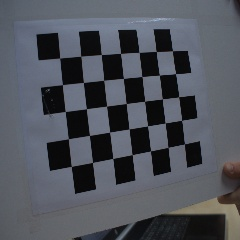
#> input picture chessboard0.jpg, 240 x 240 px
$ python -i camera_test.py   (imports and definitions only)
#> lines starting #> are read from the running program, lines starting #| are printed output that depends on the picture
#> further down, picture is the input picture: shape (240, 240, 3); mean B, G, R 91.1, 83.1, 79.5
from ximea import xiapi
import cv2
import numpy as np


# termination criteria
criteria = (cv2.TERM_CRITERIA_EPS + cv2.TERM_CRITERIA_MAX_ITER, 30, 0.001)
# prepare object points, like (0,0,0), (1,0,0), (2,0,0) ....,(6,5,0)
objp = np.zeros((5 * 7, 3), np.float32)
objp[:, :2] = np.mgrid[0:7, 0:5].T.reshape(-1, 2)
# Arrays to store object points and image points from all the images.
objpoints = []  # 3d point in real world space
imgpoints = []  # 2d points in image plane.


def hough_trans_circle(image):
    gray = cv2.cvtColor(image, cv2.COLOR_BGR2GRAY)

    gray = cv2.medianBlur(gray, 5)
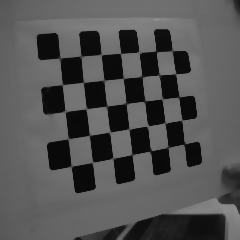
#> gray: shape (240, 240); min 9, max 143, mean 83.1

    rows = gray.shape[0]
#> rows = 240
    # print(rows)
    circles = cv2.HoughCircles(gray, cv2.HOUGH_GRADIENT, 1, rows / 2,
                              param1=200, param2=40,
                              minRadius=0, maxRadius=150)
#> circles = None

    # print(circles)
    if circles is not None:
        circles = np.uint16(np.around(circles))
        for i in circles[0, :]:
            center = (i[0], i[1])
            # circle center
            cv2.circle(image, center, 1, (0, 100, 100), 3)
            # circle outline
            radius = i[2]
            cv2.circle(image, center, radius, (255, 0, 255), 3)

    cv2.imshow("detected circles", image)


def get_chessboard(file, counter):
    cv2.imwrite('chessboard' + str(counter) + '.jpg', file)


def open_image(path):
    img = cv2.imread(path)
    cv2.imshow('test', img)


# [93 lines left out: functions print_intrinsic_properties, chess_function, main, not called in this run]


# [2 lines not run here, left out]

>>> import cv2
>>> picture = cv2.imread('chessboard0.jpg')
>>> result = hough_trans_circle(picture)
